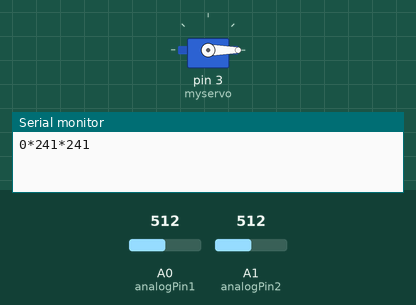
Recording of a sketch running on a simulated Arduino Uno, built with avr-gcc and run on an emulated ATmega328P. Parts: servo, the last lines printed to the serial monitor. The test bench sets the inputs (shaded band); at power-on: A0 (analogPin1) = 512, A1 (analogPin2) = 512.

Above: at 0.05 s.
At 2.2 s:
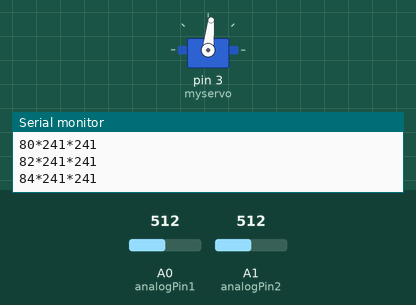
At 4.4 s:
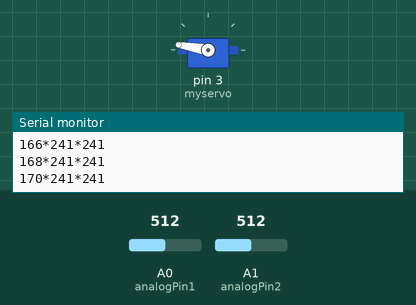
At 8.8 s:
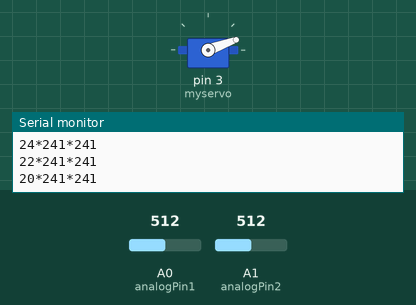
Timing chart, 0 to 12.1 s (numbered marks = the images above):
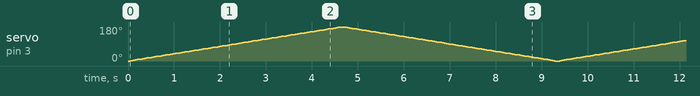

The sketch:

servo_sensor.ino
```cpp
#include <Servo.h>
Servo myservo;
int val = 0;              // variable to store the sensor value
int analogPin1 = A0;      // sensor1 pin
int analogPin2 = A1;      // sensor2 pin
String pval = "*";        // string variable to send sensor value over COM port

void setup() {
  Serial.begin(9600);     // setup serial communication
  myservo.attach(3);      // attach motor to PWM pin 3
  myservo.write(90);      // rotating motor to initial position
}

int calibrateValue(int pin) {
  int val = 100095*(pow(analogRead(pin),-0.966));   // sensor calibration equation
  if ((val>1500) || (val<0)){                       // disregarding erroneous readings
    val = NULL;
  }
  return val;
}

void readValue(int pos) {
  myservo.write(pos);                                   // rotating motor CW
  int val1 = calibrateValue(analogPin1);                    // sensor1 calibration equation
  int val2 = calibrateValue(analogPin2);                    // sensor2 calibration equation
  Serial.println(pos + pval + val1 + pval + val2);      // sending motor position and sensor reading over COM port
  delay(50);
}

void loop() {
  for(int i=0;i<=180;i=i+2){
    readValue(i);
  }
  for(int i=180;i>=0;i=i-2){
    readValue(i);
  }
}
```
